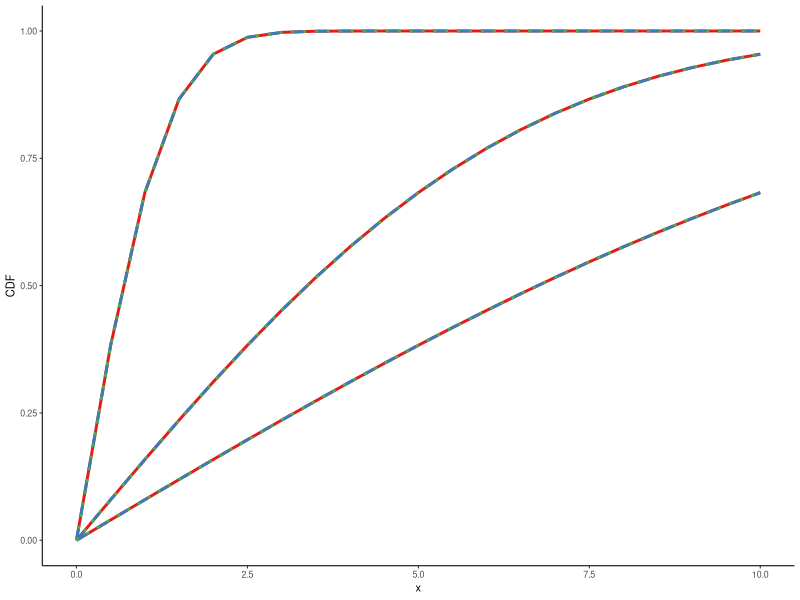

Source code (R): (Note: this script raises an error after producing the figure.)


# Load packages
library(ggplot2)
library(tibble)
library(RColorBrewer)
library(broom)
library(gridExtra)
library(grid)
library(rlang)
library(colorspace)
library(VGAM)
library(boot)
library(dplyr)
library(cowplot)



fig_num = "2"
dir.create(file.path(getwd(), paste("figure/F",fig_num,sep="")), 
           showWarnings = FALSE)

# dnorm: density function: proability for a specific value of x/zscore of PDF
# pnorm: cum. probability/quantile for a given zscore
# qnorm: return z_score for a given cum. probability/quantile



tri_color <- brewer.pal(n = 3, name = "Set1")
distrs=c("FN", "NN","SN")

# Subfigure A: Compare FN,NN,SN with mu = 1 and swept sigma
#------------------------------------------------------------------------------
mus=c(0,0,0)
sigmas=c(1,5,10)
x <- seq(0,10,by = 0.5)

list_df <- list()
for (n in seq(1, length(mus), by=1)) {
  list_df[[n]] <- rbind(
    tibble(x = x, n=n, d = distrs[1], 
           y = pfoldnorm(x, mus[n], sigmas[n])),
    tibble(x = x, n=n, d = distrs[2],  
           y = pnorm(x, mus[n], sigmas[n]) - pnorm(-x, mus[n], sigmas[n])),
    tibble(x = x, n=n, d = distrs[3], 
           y = pnorm((x-mus[n])/sigmas[n], 0, 1) - pnorm((-x - mus[n])/sigmas[n], 0, 1)))
}
df <- do.call("rbind", list_df)
df$n <- as.factor(df$n)
df$d <- as.factor(df$d)


p_2d <- ggplot(data=df, aes(x=x,y=y)) +
  geom_line(aes(color= interaction(d,n), linetype=d), lwd=1) +
  ylab("CDF") + xlab("x") +
  theme_classic(base_size=8) + theme(legend.position="none") +
  scale_linetype_manual(values = c("solid", "dashed", "dotted")) +
  scale_color_manual(values = rep(tri_color,length(mus)))
p_2d

save_plot(paste("figure/F", fig_num, "/F", fig_num, "a integration_cdf_central.tiff", 
                sep = ""), p_2d, ncol = 1, nrow = 1, base_height = 1.5,
          base_asp = 3, base_width = 2, dpi = 600)


# Subfigure B: Compare FN,NN,SN with mu = 1 and several sigmas
#------------------------------------------------------------------------------
mus=c(1,2,4)
sigmas=c(1,1,1)
x <- seq(0,5,by = 0.5)

list_df <- list()
for (n in seq(1, length(mus), by=1)) {
  list_df[[n]] <- rbind(
    tibble(x = x, n=n, d = distrs[1], 
           y = pfoldnorm(x, mus[n], sigmas[n])),
    tibble(x = x, n=n, d = distrs[2],  
           y = pnorm(x, mus[n], sigmas[n]) - pnorm(-x, mus[n], sigmas[n])),
    tibble(x = x, n=n, d = distrs[3], 
           y = pnorm((x-mus[n])/sigmas[n], 0, 1) - pnorm((-x - mus[n])/sigmas[n], 0, 1)))
}
df <- do.call("rbind", list_df)
df$n <- as.factor(df$n)
df$d <- as.factor(df$d)


p_2e <- ggplot(data=df, aes(x=x,y=y)) +
  geom_line(aes(color= interaction(d,n), linetype=d), lwd=1) +
  ylab("CDF") + xlab("x") +
  theme_classic(base_size=8) + theme(legend.position="none") +
  scale_linetype_manual(values = c("solid", "dashed", "dotted")) +
  scale_color_manual(values = rep(tri_color,length(mus)))
p_2e
save_plot(paste("figure/F", fig_num, "/F", fig_num, "b integration_cdf_central.tiff", 
                sep = ""), p_2e, ncol = 1, nrow = 1, base_height = 1.5,
          base_asp = 3, base_width = 2, dpi = 600)





# Generate samples for mu and Sd, calculate all three curves for each, the calculate SSE
n_samples <- 1e4
mus=runif(1e4,-5,5)
sigmas=runif(1e4,.1,5)
x <- seq(0,10,by = 0.5)

df <- tibble( #rmse_FF_vs_FN = rep(0,n_samples),rmse_FF_vs_FS = rep(0,n_samples),
             r_FN_vs_NN= rep(0,n_samples), r_FN_vs_SN= rep(0,n_samples))

for (n in seq(1, n_samples, by=1)) {
  # FN Folded normal
  a = pfoldnorm(x, mus[n], sigmas[n])
  # NN Nonstandard normal
  b = pnorm(x, mus[n], sigmas[n]) - pnorm(-x, mus[n], sigmas[n])
  # SN Standard normal
  c = pnorm( (x-mus[n]) / sigmas[n], 0, 1) - pnorm( (-x-mus[n]) / sigmas[n], 0, 1)
  
  # df$rmse_FF_vs_FN[n] = sqrt(mean((a-b)^2))
  df$r_FN_vs_NN[n] = cor.test(a, b, method = "pearson")$estimate
  
  # df$rmse_FF_vs_FS[n] = sqrt(mean((a-c)^2))
  df$r_FN_vs_SN[n] = cor.test(a, c, method = "pearson")$estimate
}



# QQ plot comparing Folded Normal (FN) with nonstandard normal (NN)
gg <- ggplot(data = tibble(x = a, y = b), aes(x=x, y = y)) +
  geom_point(size=0.5) +
  ylab(expression(CDF~F[NN])) + xlab(expression(CDF~F[FN])) +
  theme_classic(base_size=8) + theme(legend.position="none") +
  geom_abline(slope = 1, intercept = 0, show.legend = NA)
gg
save_plot(paste("figure/F", fig_num, "/F", fig_num, "c Q-Q FN_vs_NN.tiff", 
                sep = ""), gg, ncol = 1, nrow = 1, base_height = 1.45,
          base_asp = 3, base_width = 1.3, dpi = 600)  


# Correlation between FN and NN over large number of QQ plots
gg <- ggplot(data = tibble(y = mean(df$r_FN_vs_NN), sd_y = sd(df$r_FN_vs_NN)),
               aes(x=as.factor(""), y = y)) +
  geom_point(size=0.5) +
  geom_linerange(aes(ymin = y - 1.96*sd_y/sqrt(n_samples), 
                     ymax = y + 1.96*sd_y/sqrt(n_samples))) +
  ylab("Q-Q PCC") + 
  xlab(expression(paste(F[FN], " : ", F[NN], "  ", sep=""))) +
  theme_classic(base_size=8) + theme(legend.position="none",
                                     axis.text.x=element_blank()) +
  geom_blank(aes(y = 0.985)) +
  geom_blank(aes(y = 1.015))
gg
save_plot(paste("figure/F", fig_num, "/F", fig_num, "d correlation Q-Q FN_vs_NN.tiff", 
                sep = ""), gg, ncol = 1, nrow = 1, base_height = 1.45,
          base_asp = 3, base_width = 0.75, dpi = 600)  




# QQ plot comparing Folded Normal (FN) with standard normal (SN)
gg <- ggplot(data = tibble(x = a, y = c), aes(x=x, y = y)) +
  geom_point(size=0.5) +
  ylab(expression(CDF~F[SN])) + xlab(expression(CDF~F[FN])) +
  theme_classic(base_size=8) + theme(legend.position="none") +
  geom_abline(slope = 1, intercept =0, show.legend = NA)
gg
save_plot(paste("figure/F", fig_num, "/F", fig_num, "e Q-Q FN_vs_SN.tiff", 
                sep = ""), gg, ncol = 1, nrow = 1, base_height = 1.45,
          base_asp = 3, base_width = 1.3, dpi = 600)  


# Correlation between FN and NN over large number of QQ plots
gg <- ggplot(data = tibble(y = mean(df$r_FN_vs_SN), sd_y = sd(df$r_FN_vs_SN)),
             aes(x=as.factor(""), y = y)) +
  geom_point(size=0.5) +
  geom_linerange(aes(ymin = y - 1.96*sd_y/sqrt(n_samples), 
                     ymax = y + 1.96*sd_y/sqrt(n_samples))) +
  ylab("Q-Q PCC") + 
  xlab(expression(paste(F[FN], " : ", F[SN], "  ", sep="")))    +
  theme_classic(base_size=8) + theme(legend.position="none",
                                     axis.text.x=element_blank()) +
  geom_blank(aes(y = 0.985)) +
  geom_blank(aes(y = 1.015))
gg
save_plot(paste("figure/F", fig_num, "/F", fig_num, "f correlation Q-Q FN_vs_SN.tiff", 
                sep = ""), gg, ncol = 1, nrow = 1, base_height = 1.45,
          base_asp = 3, base_width = .75, dpi = 600)  
